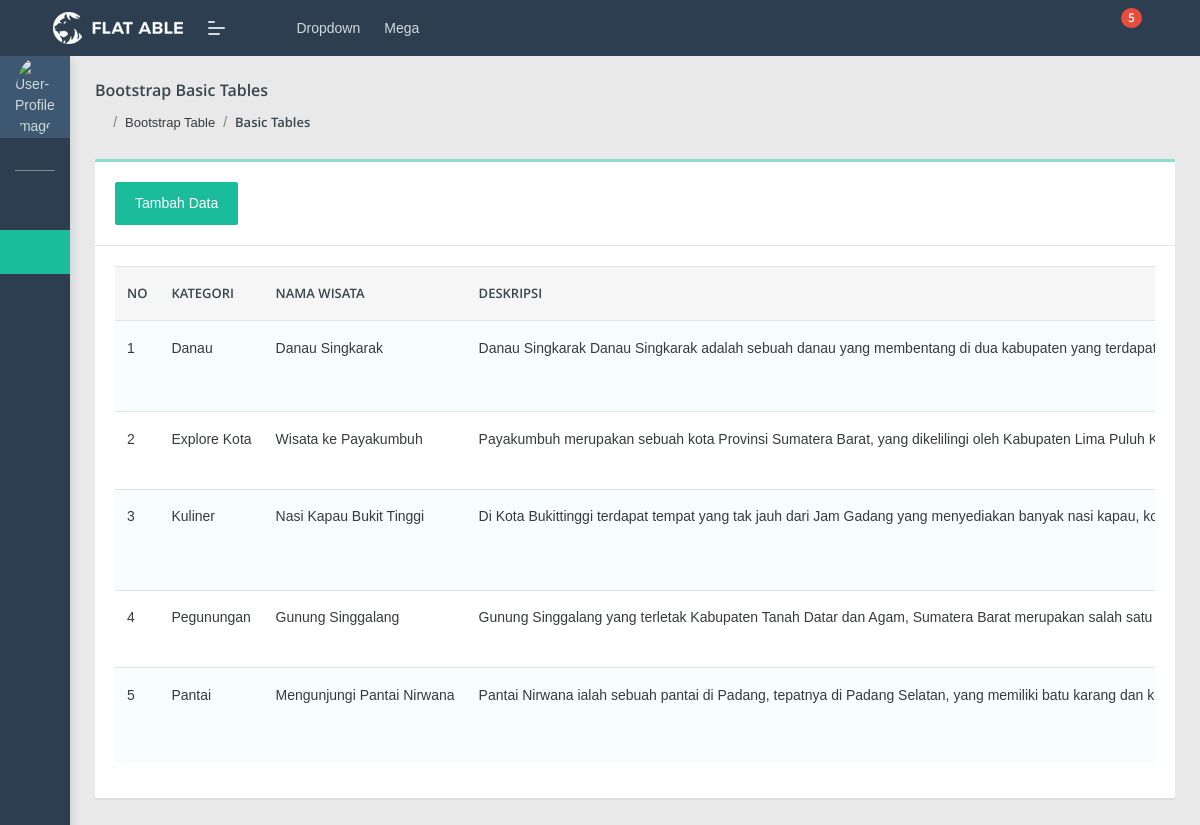
Page /admin/wisata/index.php on the committed database.
### tables this page shows
CREATE TABLE `wisata` (
  `id_wisata` int(11) NOT NULL,
  `id_kategori` int(11) NOT NULL,
  `judul_wisata` varchar(100) NOT NULL,
  `slug` varchar(100) NOT NULL,
  `deskripsi` text NOT NULL,
  `harga` int(11) NOT NULL,
  `gambar_wisata` varchar(255) NOT NULL
);

CREATE TABLE `kategori` (
  `id_kategori` int(11) NOT NULL,
  `nama_kategori` varchar(50) NOT NULL
);

### admin/wisata/index.php (the view, shortened to what this page needs)
<?php
include "../layout/header.php";
include "../layout/navbar.php";
?>
<section class="pcoded-main-container">
    <div class="pcoded-content">
        <div class="page-header">
            <div class="page-block">
                <div class="row align-items-center">
                    <div class="col-md-12">
                        <div class="page-header-title">
                            <h5 class="m-b-10">Bootstrap Basic Tables</h5>
                        </div>
                        <ul class="breadcrumb">
                            <li class="breadcrumb-item"><a href="../index.php"><i class="feather icon-home"></i></a></li>
                            <li class="breadcrumb-item"><a href="#!">Bootstrap Table</a></li>
                            <li class="breadcrumb-item"><a href="#!">Basic Tables</a></li>
                        </ul>
                    </div>
                </div>
            </div>
        </div>
        <div class="row">
            <div class="col-xl-12">
                <div class="card">
                    <div class="card-header">
                        <a href="tambah.php" class="btn btn-primary">Tambah Data</a>
                    </div>
                    <div class="card-body table-border-style">
                        <div class="table-responsive">
                            <table class="table table-striped">
                                <thead>
                                    <tr>
                                        <th>No</th>
                                        <th>Kategori</th>
                                        <th>Nama Wisata</th>
                                        <th>Deskripsi</th>
                                    </tr>
                                </thead>
                                <tbody>
                                    <?php
                                include "../koneksi.php";
                                $no =1;
                                $user = mysqli_query($koneksi,"SELECT * FROM wisata JOIN kategori ON wisata.id_kategori=kategori.id_kategori ORDER BY id_wisata DESC");
                                while($item = mysqli_fetch_array($user)){
                                    ?>
                                    <tr>
                                        <td><?=  $no++; ?></td>
                                        <td><?= $item['nama_kategori']; ?></td>
                                        <td><?= $item['judul_wisata']; ?></td>
                                        <td><?= $item['deskripsi']; ?></td>
                                    </tr>
                                    <?php } ?>
                                </tbody>
                            </table>
                        </div>
                    </div>
                </div>
            </div>
        </div>
    </div>
</section>
<?php
include "../layout/footer.php";
?>

### rows in the picture
wisata: id_kategori.nama_kategori "Danau", judul_wisata "Danau Singkarak", deskripsi "Danau Singkarak Danau Singkarak adalah sebuah danau yang membentang di dua kabupaten yang…"
wisata: id_kategori.nama_kategori "Explore Kota", judul_wisata "Wisata ke Payakumbuh", deskripsi "Payakumbuh merupakan sebuah kota Provinsi Sumatera Barat, yang dikelilingi oleh Kabupaten Lima Puluh…"
wisata: id_kategori.nama_kategori "Kuliner", judul_wisata "Nasi Kapau Bukit Tinggi", deskripsi "Di Kota Bukittinggi terdapat tempat yang tak jauh dari Jam Gadang yang menyediakan banyak nasi kapau,…"
wisata: id_kategori.nama_kategori "Pegunungan", judul_wisata "Gunung Singgalang", deskripsi "Gunung Singgalang yang terletak Kabupaten Tanah Datar dan Agam, Sumatera Barat merupakan salah satu…"
wisata: id_kategori.nama_kategori "Pantai", judul_wisata "Mengunjungi Pantai Nirwana", deskripsi "Pantai Nirwana ialah sebuah pantai di Padang, tepatnya di Padang Selatan, yang memiliki batu karang dan…"
